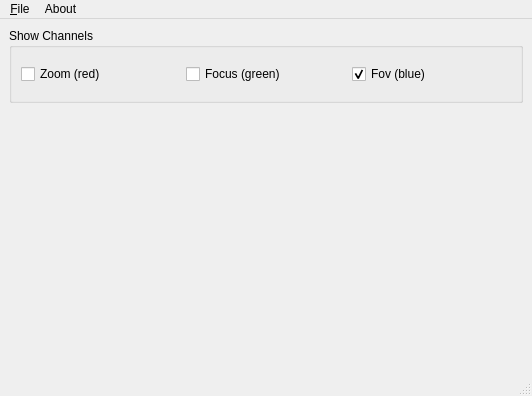
<?xml version="1.0" encoding="UTF-8"?>
<ui version="4.0">
 <class>LensServerMainWindow</class>
 <widget class="QMainWindow" name="LensServerMainWindow">
  <property name="geometry">
   <rect>
    <x>0</x>
    <y>0</y>
    <width>532</width>
    <height>396</height>
   </rect>
  </property>
  <property name="minimumSize">
   <size>
    <width>532</width>
    <height>396</height>
   </size>
  </property>
  <property name="maximumSize">
   <size>
    <width>532</width>
    <height>396</height>
   </size>
  </property>
  <property name="windowTitle">
   <string>Lens Server</string>
  </property>
  <property name="windowIcon">
   <iconset resource="../../resources/systray.qrc">
    <normaloff>:/images/globo.png</normaloff>:/images/globo.png</iconset>
  </property>
  <property name="documentMode">
   <bool>false</bool>
  </property>
  <property name="dockNestingEnabled">
   <bool>true</bool>
  </property>
  <property name="dockOptions">
   <set>QMainWindow::AllowNestedDocks|QMainWindow::AllowTabbedDocks|QMainWindow::AnimatedDocks</set>
  </property>
  <widget class="QWidget" name="centralwidget">
   <layout class="QHBoxLayout" name="horizontalLayout_2">
    <item>
     <layout class="QVBoxLayout" name="verticalLayout">
      <item>
       <widget class="QGroupBox" name="groupBox">
        <property name="title">
         <string>Show Channels</string>
        </property>
        <layout class="QHBoxLayout" name="horizontalLayout">
         <item>
          <widget class="QCheckBox" name="zoomCheckBox">
           <property name="text">
            <string>Zoom (red)</string>
           </property>
          </widget>
         </item>
         <item>
          <widget class="QCheckBox" name="focusCheckBox">
           <property name="text">
            <string>Focus (green)</string>
           </property>
          </widget>
         </item>
         <item>
          <widget class="QCheckBox" name="fovCheckBox">
           <property name="text">
            <string>Fov (blue)</string>
           </property>
           <property name="checked">
            <bool>true</bool>
           </property>
          </widget>
         </item>
        </layout>
       </widget>
      </item>
      <item>
       <widget class="LensImageWidget" name="lensImage" native="true">
        <property name="minimumSize">
         <size>
          <width>512</width>
          <height>256</height>
         </size>
        </property>
       </widget>
      </item>
     </layout>
    </item>
   </layout>
  </widget>
  <widget class="QMenuBar" name="menubar">
   <property name="geometry">
    <rect>
     <x>0</x>
     <y>0</y>
     <width>532</width>
     <height>21</height>
    </rect>
   </property>
   <widget class="QMenu" name="menuFile">
    <property name="title">
     <string>&amp;File</string>
    </property>
    <addaction name="actionOpen"/>
    <addaction name="separator"/>
    <addaction name="actionHide"/>
    <addaction name="separator"/>
    <addaction name="actionExit"/>
   </widget>
   <widget class="QMenu" name="menuAbout">
    <property name="title">
     <string>About</string>
    </property>
    <addaction name="actionAbout"/>
   </widget>
   <addaction name="menuFile"/>
   <addaction name="menuAbout"/>
  </widget>
  <widget class="QStatusBar" name="statusbar"/>
  <action name="actionOpen">
   <property name="text">
    <string>Open</string>
   </property>
   <property name="shortcut">
    <string>Ctrl+O</string>
   </property>
  </action>
  <action name="actionExit">
   <property name="text">
    <string>Exit</string>
   </property>
   <property name="shortcut">
    <string>Q</string>
   </property>
  </action>
  <action name="actionAbout">
   <property name="text">
    <string>About</string>
   </property>
   <property name="shortcut">
    <string>F1</string>
   </property>
  </action>
  <action name="actionHide">
   <property name="text">
    <string>Hide</string>
   </property>
   <property name="shortcut">
    <string>Ctrl+W</string>
   </property>
  </action>
 </widget>
 <customwidgets>
  <customwidget>
   <class>LensImageWidget</class>
   <extends>QWidget</extends>
   <header>LensImageWidget.h</header>
   <container>1</container>
   <slots>
    <slot>zoomChannel(int)</slot>
    <slot>focusChannel(int)</slot>
    <slot>fovChannel(int)</slot>
   </slots>
  </customwidget>
 </customwidgets>
 <resources>
  <include location="../../resources/systray.qrc"/>
 </resources>
 <connections>
  <connection>
   <sender>actionOpen</sender>
   <signal>triggered()</signal>
   <receiver>LensServerMainWindow</receiver>
   <slot>fileOpen()</slot>
   <hints>
    <hint type="sourcelabel">
     <x>-1</x>
     <y>-1</y>
    </hint>
    <hint type="destinationlabel">
     <x>464</x>
     <y>299</y>
    </hint>
   </hints>
  </connection>
  <connection>
   <sender>actionAbout</sender>
   <signal>triggered()</signal>
   <receiver>LensServerMainWindow</receiver>
   <slot>aboutDialogShow()</slot>
   <hints>
    <hint type="sourcelabel">
     <x>-1</x>
     <y>-1</y>
    </hint>
    <hint type="destinationlabel">
     <x>464</x>
     <y>299</y>
    </hint>
   </hints>
  </connection>
  <connection>
   <sender>actionExit</sender>
   <signal>triggered()</signal>
   <receiver>LensServerMainWindow</receiver>
   <slot>close()</slot>
   <hints>
    <hint type="sourcelabel">
     <x>-1</x>
     <y>-1</y>
    </hint>
    <hint type="destinationlabel">
     <x>461</x>
     <y>320</y>
    </hint>
   </hints>
  </connection>
  <connection>
   <sender>zoomCheckBox</sender>
   <signal>stateChanged(int)</signal>
   <receiver>lensImage</receiver>
   <slot>zoomChannel(int)</slot>
   <hints>
    <hint type="sourcelabel">
     <x>491</x>
     <y>415</y>
    </hint>
    <hint type="destinationlabel">
     <x>657</x>
     <y>636</y>
    </hint>
   </hints>
  </connection>
  <connection>
   <sender>fovCheckBox</sender>
   <signal>stateChanged(int)</signal>
   <receiver>lensImage</receiver>
   <slot>fovChannel(int)</slot>
   <hints>
    <hint type="sourcelabel">
     <x>823</x>
     <y>415</y>
    </hint>
    <hint type="destinationlabel">
     <x>657</x>
     <y>636</y>
    </hint>
   </hints>
  </connection>
  <connection>
   <sender>focusCheckBox</sender>
   <signal>stateChanged(int)</signal>
   <receiver>lensImage</receiver>
   <slot>focusChannel(int)</slot>
   <hints>
    <hint type="sourcelabel">
     <x>657</x>
     <y>415</y>
    </hint>
    <hint type="destinationlabel">
     <x>657</x>
     <y>636</y>
    </hint>
   </hints>
  </connection>
  <connection>
   <sender>actionHide</sender>
   <signal>triggered()</signal>
   <receiver>LensServerMainWindow</receiver>
   <slot>hide()</slot>
   <hints>
    <hint type="sourcelabel">
     <x>-1</x>
     <y>-1</y>
    </hint>
    <hint type="destinationlabel">
     <x>265</x>
     <y>197</y>
    </hint>
   </hints>
  </connection>
 </connections>
 <slots>
  <slot>fileOpen()</slot>
  <slot>aboutDialogShow()</slot>
 </slots>
</ui>
